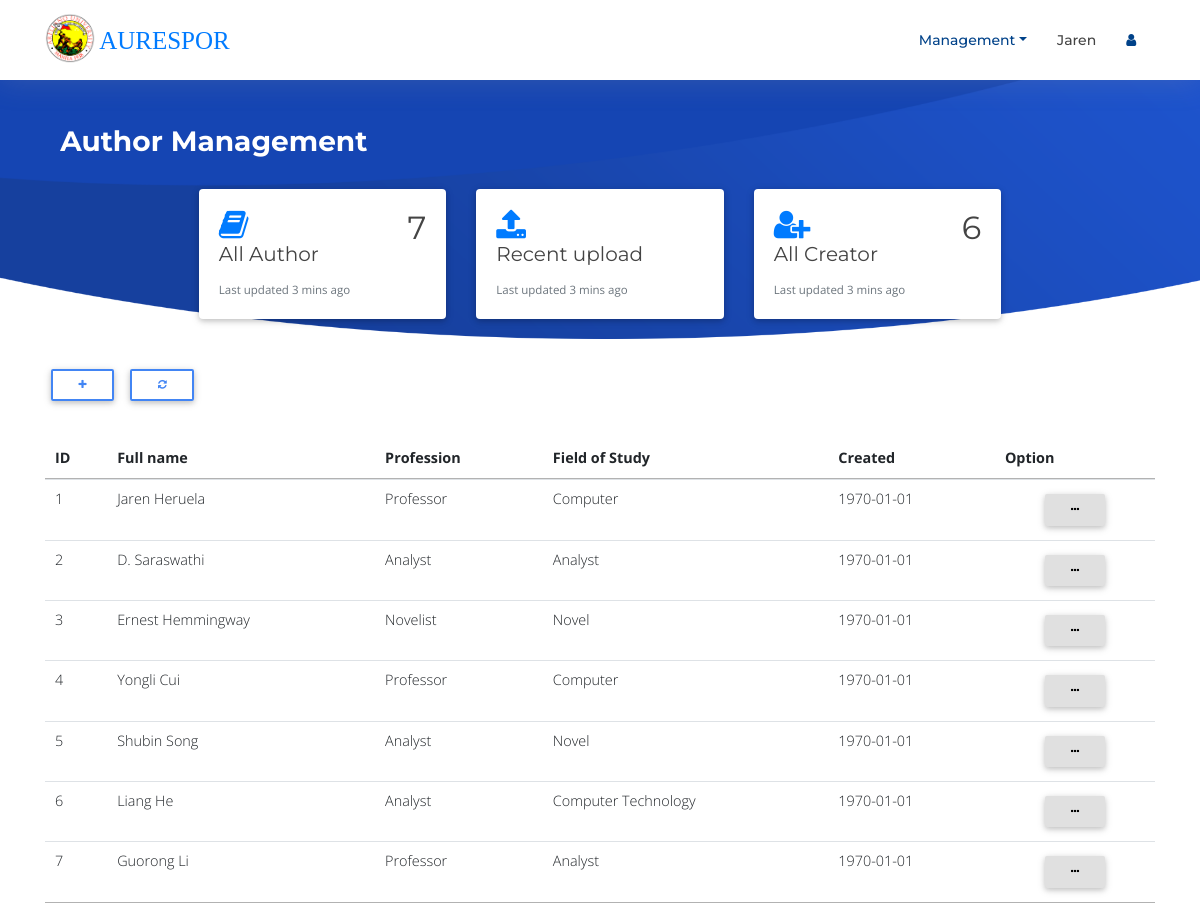
The page /admin/author/author.php (signed in) on the database its author committed.
### tables this page shows
CREATE TABLE `tblauthor` (
  `id` int(11) NOT NULL,
  `name` varchar(100) NOT NULL,
  `email` varchar(100) NOT NULL,
  `profession` varchar(100) NOT NULL,
  `description` longtext NOT NULL,
  `fstudy` varchar(100) NOT NULL,
  `created` varchar(100) NOT NULL
);

### admin/author/functions/DB.func.php (called while the page is built, shortened)
<?php
function get_users($connect){
	$sql = "SELECT * FROM tblaccount ORDER BY id ASC";
	$result = $connect->query($sql);
	if ($result->num_rows > 0) {
		return $result;
	}
}
function get_author($connect){
	$sql = "SELECT * FROM tblauthor";
	$result = $connect->query($sql);
		return $result;
}
?>

### admin/author/author.php (the view, shortened to what this page needs)
<?php
include "/xampp/htdocs/CustomLandingPage/admin/author/inc/header.php";
?>
<section id="intro" class="clearfix">
  <div class="container">
  <h3 style="color:#fff;">&nbsp;<b> Author Management </b></h3>
    <div class="card-group">
          <div class="col-md-3 col-sm-5">
            <div class="card">
              <div class="card-body">
                <i class="fa fa-book fa-2x " style="color:#007bff"></i><h2 class="float-right"><?php echo get_author($connect)->num_rows;?></h2>
                 <h5 class="card-title">All Author</h5>
                <p class="card-text"><small class="text-muted">Last updated 3 mins ago</small></p>
              </div>
            </div>
          </div>
          <div class="col-md-3 col-sm-5">
            <div class="card">
              <div class="card-body">
               <i class="fa fa-upload fa-2x" style="color:#007bff"></i>
                <h5 class="card-title">Recent upload</h5>
                <p class="card-text"><small class="text-muted">Last updated 3 mins ago</small></p>
              </div>
            </div>
          </div>
          <div class="col-md-3 col-sm-5">
            <div class="card">
              <div class="card-body">
               <i class="fa fa-user-plus fa-2x" style="color:#007bff"></i><h2 class="float-right"><?php echo get_users($connect)->num_rows;?></h2>
                <h5 class="card-title">All Creator</h5>
                <p class="card-text"><small class="text-muted">Last updated 3 mins ago</small></p>
              </div>
            </div>
          </div>
      </div>
    </div>
</section>
<div class="container">
  <button type="button" class="btn btn-outline-primary btn-sm" data-toggle="modal" data-target="#create-project">
  <i  class="fa fa-plus"></i>
  </button>
  <a href="author.php"><button type="button" class="btn btn-outline-primary btn-sm">
  <i class="fa fa-refresh" aria-hidden="true"></i>
  </button>
  </a>
  <br/>
  <br/>
<div class="table-responsive-lg">
 <table id="author" class="table table-hover">
   <thead>
     <tr>
       <th scope="col">ID</th>
       <th scope="col">Full name</th>
       <th scope="col">Profession</th>
       <th scope="col">Field of Study</th>
       <th scope="col">Created</th>
       <th scope="col" align="center">Option</th>
     </tr>
   </thead>
   <tbody>
     <?php
     $result = get_author($connect);
     if ($result->num_rows>0) {
     while ($data = mysqli_fetch_array($result)) {
       ?>
       <tr>
       <td><?php echo $data['id']?></td>
         <td><a href="./api/action.php?id=<?php echo $data['id']?>"><?php echo $data['name']?></a></td>
         <td><?php echo $data['profession']?></td>
         <td><?php echo $data['fstudy']?></td>
       <td><?php echo date("Y-m-d",strtotime($data['created']));?></td>
       <td align="center"><div class="dropdown">
         <button class="btn btn-light btn-sm" type="button" id="option" data-toggle="dropdown" aria-haspopup="true" aria-expanded="false">
           <i class="fa fa-ellipsis-h"></i>
         </button>
       </div>
     </td>
   </tr>
   <?php
 }
}
 ?>
</tbody>
</table>
</div>
</div>

### resource/css/style_management.css (style rules this page uses)
body { background: #fff; color: #444; font-family: "Open Sans", sans-serif; }
a { color: #007bff; transition: 0.5s; }
p { padding: 0; margin: 0 0 30px 0; }
h1, h2, h3, h4, h5, h6 { font-family: "Montserrat", sans-serif; font-weight: 400; margin: 0 0 20px 0; padding: 0; }
#intro { width: 100%; position: relative; background: url("../img/intro-bg.png") center bottom no-repeat; background-size: cover; padding: 125px 0 20px 0; }
.card-group { display: flex; justify-content: center; padding-top: 10px; }

### rows shown on the page
tblauthor: id "1", name "Jaren Heruela", profession "Professor", fstudy "Computer", created "1970-01-01"
tblauthor: id "2", name "D. Saraswathi", profession "Analyst", fstudy "Analyst", created "1970-01-01"
tblauthor: id "3", name "Ernest Hemmingway", profession "Novelist", fstudy "Novel", created "1970-01-01"
tblauthor: id "4", name "Yongli Cui", profession "Professor", fstudy "Computer", created "1970-01-01"
tblauthor: id "5", name "Shubin Song", profession "Analyst", fstudy "Novel", created "1970-01-01"
tblauthor: id "6", name "Liang He", profession "Analyst", fstudy "Computer Technology", created "1970-01-01"
tblauthor: id "7", name "Guorong Li", profession "Professor", fstudy "Analyst", created "1970-01-01"

### other values the page prints
$_SESSION['name'] "Jaren"
get_author($connect)->num_rows "7"
get_users($connect)->num_rows "6"
